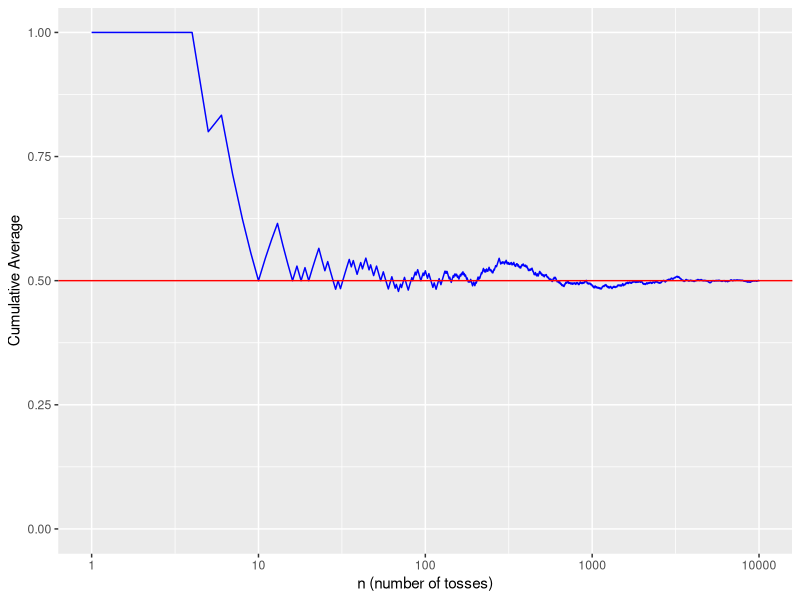

Here is the R script that generated this plot:
## ---- chunk 1
knitr::opts_chunk$set(echo = FALSE)
## ---- chunk 2
library(tidyverse)

## Source code: https://rstudio-pubs-static.s3.amazonaws.com/301283_8ba77a4c9d8d4a2db3d07372b7b22c82.html
tossCoin = function(n=30, p=0.5) {

  # create a probability distribution, a vector of outcomes (H/T are coded using 0/1)
  # and their associated probabilities
  outcomes = c(0,1) # sample space
  probabilities = c(1-p,p)
  
  # create a random sample of n flips; this could also be done with
  # the rbinom() function, but sample() is perhaps more useful
  flips = sample(outcomes,n,replace=T,prob=probabilities)
  
  # now create a cumulative mean vector
  cum_sum = cumsum(flips)
  index = c(1:n)
  cum_mean = cum_sum / index
  
  # now combine the index, flips and cum_mean vectors
  # into a data frame and return it
  # return(data.frame(index,flips,cum_mean))
  return(data.frame(index,cum_mean))
}

ggplotCoinTosses = function(n=30, p=.50) {
  # visualize how cumulative average converges on p  
  # roll the dice n times and calculate means
  trial1 = tossCoin(n,p)
  max_y = ceiling(max(trial1$cum_mean))
  if (max_y < .75) max_y = .75 
  min_y = floor(min(trial1$cum_mean))
  if (min_y > .4) min_y = .4
  
  # calculate last mean and standard error
  last_mean = round(trial1$cum_mean[n],9)
  
  # plot the results together
  plot1 = ggplot(trial1, aes(x=index,y=cum_mean)) +
    geom_line(colour = "blue") +
    geom_abline(intercept=0.5,slope=0, color = 'red', size=.5) +      
    theme(plot.title = element_text(size=rel(1.5)),
          panel.background = element_rect()) +
    labs(x = "n (number of tosses)", 
         y = "Cumulative Average") +
    scale_y_continuous(limits = c(min_y, max_y)) +
    scale_x_continuous(trans = "log10")

  return(plot1)
}  
# call the function; let's use a fair coin
ggplotCoinTosses(10000, .50)
